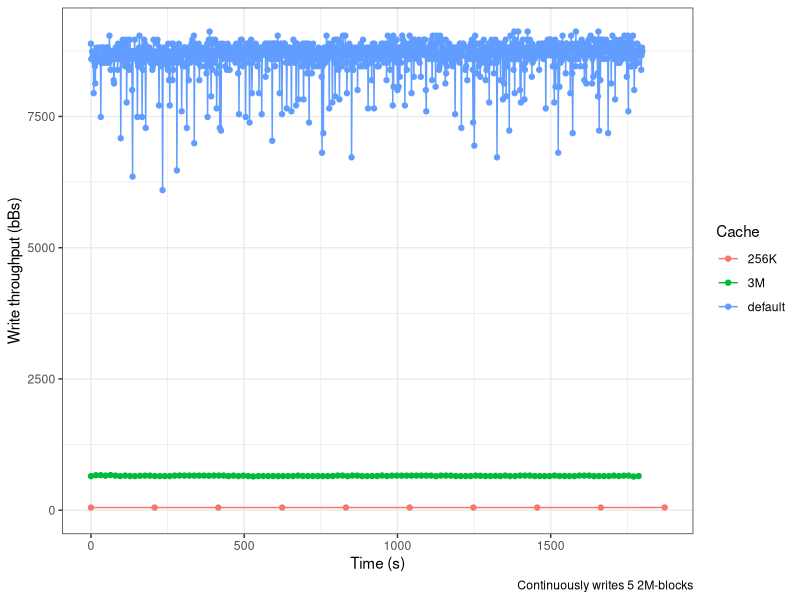

The R source for this figure:
#!/usr/bin/Rscript --vanilla
library(dplyr)
library(ggplot2)

printf <- function(...) invisible(print(sprintf(...)))

d1 <- read.csv('data/2Mx5-default.csv')
d1$Time <- d1$Time - min(d1$Time)
printf('default: mean %.3f sd %.3f', mean(d1$Throughput), sd(d1$Throughput))
d1$Cache <- rep('default', times=nrow(d1))
d2 <- read.csv('data/2Mx5-3M.csv')
d2$Time <- d2$Time - min(d2$Time)
printf('3M: mean %.3f sd %.3f', mean(d2$Throughput), sd(d2$Throughput))
d2$Cache <- rep('3M', times=nrow(d2))
d3 <- read.csv('data/2Mx5-256K.csv')
d3$Time <- d3$Time - min(d3$Time)
printf('256K: mean %.3f sd %.3f', mean(d3$Throughput), sd(d3$Throughput))
d3$Cache <- rep('256K', times=nrow(d3))
d <- rbind(d1, d2, d3)

png(filename='edge-disk-write.png')
p <- ggplot(d, aes(x=Time, y=Throughput, color=Cache)) +
    geom_line() + geom_point() +
    theme_bw() +
    ylim(0, max(d$Throughput)) +
    xlab('Time (s)') +
    ylab('Write throughput (bBs)') +
    labs(caption='Continuously writes 5 2M-blocks')
p
dev.off()
save.image('plot-disk-perf.RData')
